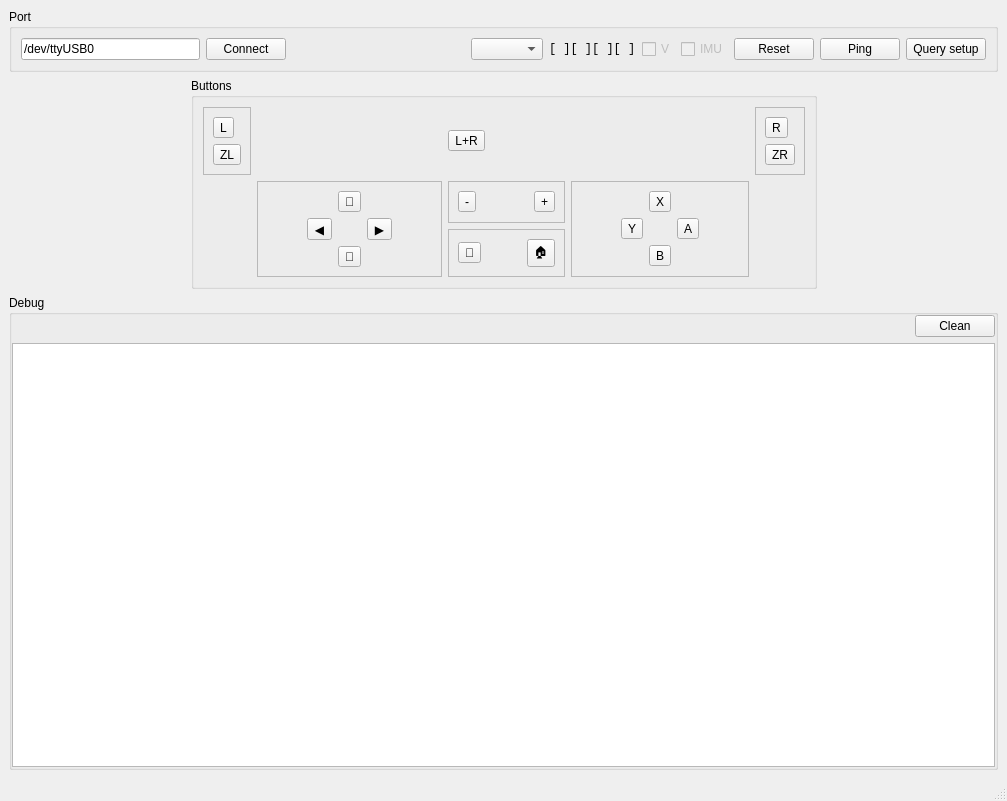
<?xml version="1.0" encoding="UTF-8"?>
<ui version="4.0">
 <class>NXUsbMain</class>
 <widget class="QMainWindow" name="NXUsbMain">
  <property name="geometry">
   <rect>
    <x>0</x>
    <y>0</y>
    <width>1007</width>
    <height>801</height>
   </rect>
  </property>
  <property name="windowTitle">
   <string>NXUsbMain</string>
  </property>
  <widget class="QWidget" name="centralwidget">
   <layout class="QGridLayout" name="gridLayout_5" rowstretch="0,0,0,10000">
    <item row="0" column="0" colspan="3">
     <widget class="QGroupBox" name="groupBox_3">
      <property name="title">
       <string>Port</string>
      </property>
      <layout class="QHBoxLayout" name="horizontalLayout" stretch="0,0,0,0,0,0,0,0,0,0">
       <item>
        <widget class="QLineEdit" name="serialPort">
         <property name="text">
          <string>/dev/ttyUSB0</string>
         </property>
        </widget>
       </item>
       <item>
        <widget class="QPushButton" name="doConnect">
         <property name="text">
          <string>Connect</string>
         </property>
        </widget>
       </item>
       <item>
        <spacer name="horizontalSpacer">
         <property name="orientation">
          <enum>Qt::Horizontal</enum>
         </property>
         <property name="sizeHint" stdset="0">
          <size>
           <width>134</width>
           <height>20</height>
          </size>
         </property>
        </spacer>
       </item>
       <item>
        <widget class="QComboBox" name="joysticks"/>
       </item>
       <item>
        <widget class="QLabel" name="playerId">
         <property name="font">
          <font>
           <family>Monospace</family>
          </font>
         </property>
         <property name="text">
          <string notr="true">[ ][ ][ ][ ]</string>
         </property>
        </widget>
       </item>
       <item>
        <widget class="QCheckBox" name="stateVibro">
         <property name="enabled">
          <bool>false</bool>
         </property>
         <property name="text">
          <string>V</string>
         </property>
        </widget>
       </item>
       <item>
        <widget class="QCheckBox" name="stateIMU">
         <property name="enabled">
          <bool>false</bool>
         </property>
         <property name="text">
          <string>IMU</string>
         </property>
        </widget>
       </item>
       <item>
        <widget class="QPushButton" name="cmdReset">
         <property name="text">
          <string>Reset</string>
         </property>
        </widget>
       </item>
       <item>
        <widget class="QPushButton" name="cmdPing">
         <property name="text">
          <string>Ping</string>
         </property>
        </widget>
       </item>
       <item>
        <widget class="QPushButton" name="querySetup">
         <property name="text">
          <string>Query setup</string>
         </property>
        </widget>
       </item>
      </layout>
     </widget>
    </item>
    <item row="1" column="0">
     <spacer name="horizontalSpacer_11">
      <property name="orientation">
       <enum>Qt::Horizontal</enum>
      </property>
      <property name="sizeHint" stdset="0">
       <size>
        <width>89</width>
        <height>20</height>
       </size>
      </property>
     </spacer>
    </item>
    <item row="1" column="1" rowspan="2">
     <widget class="QGroupBox" name="groupBox">
      <property name="title">
       <string>Buttons</string>
      </property>
      <layout class="QGridLayout" name="gridLayout_2">
       <item row="0" column="4">
        <widget class="QFrame" name="frame_2">
         <property name="frameShape">
          <enum>QFrame::StyledPanel</enum>
         </property>
         <property name="frameShadow">
          <enum>QFrame::Raised</enum>
         </property>
         <layout class="QVBoxLayout" name="verticalLayout">
          <item>
           <widget class="QToolButton" name="buttonR">
            <property name="text">
             <string>R</string>
            </property>
           </widget>
          </item>
          <item>
           <widget class="QToolButton" name="buttonZR">
            <property name="text">
             <string>ZR</string>
            </property>
           </widget>
          </item>
         </layout>
        </widget>
       </item>
       <item row="0" column="3">
        <spacer name="horizontalSpacer_5">
         <property name="orientation">
          <enum>Qt::Horizontal</enum>
         </property>
         <property name="sizeHint" stdset="0">
          <size>
           <width>40</width>
           <height>20</height>
          </size>
         </property>
        </spacer>
       </item>
       <item row="0" column="1">
        <spacer name="horizontalSpacer_4">
         <property name="orientation">
          <enum>Qt::Horizontal</enum>
         </property>
         <property name="sizeHint" stdset="0">
          <size>
           <width>40</width>
           <height>20</height>
          </size>
         </property>
        </spacer>
       </item>
       <item row="1" column="2">
        <widget class="QFrame" name="frame_5">
         <property name="frameShape">
          <enum>QFrame::StyledPanel</enum>
         </property>
         <property name="frameShadow">
          <enum>QFrame::Raised</enum>
         </property>
         <layout class="QHBoxLayout" name="horizontalLayout_2" stretch="0,100000,0">
          <item>
           <widget class="QToolButton" name="buttonMinus">
            <property name="text">
             <string>-</string>
            </property>
           </widget>
          </item>
          <item>
           <spacer name="horizontalSpacer_7">
            <property name="orientation">
             <enum>Qt::Horizontal</enum>
            </property>
            <property name="sizeHint" stdset="0">
             <size>
              <width>40</width>
              <height>20</height>
             </size>
            </property>
           </spacer>
          </item>
          <item>
           <widget class="QToolButton" name="buttonPlus">
            <property name="text">
             <string>+</string>
            </property>
           </widget>
          </item>
         </layout>
        </widget>
       </item>
       <item row="1" column="3" rowspan="2">
        <widget class="QFrame" name="frame">
         <property name="sizePolicy">
          <sizepolicy hsizetype="MinimumExpanding" vsizetype="MinimumExpanding">
           <horstretch>0</horstretch>
           <verstretch>0</verstretch>
          </sizepolicy>
         </property>
         <property name="frameShape">
          <enum>QFrame::StyledPanel</enum>
         </property>
         <property name="frameShadow">
          <enum>QFrame::Raised</enum>
         </property>
         <layout class="QGridLayout" name="gridLayout_3">
          <property name="sizeConstraint">
           <enum>QLayout::SetMinimumSize</enum>
          </property>
          <item row="1" column="3">
           <widget class="QToolButton" name="buttonA">
            <property name="text">
             <string>A</string>
            </property>
           </widget>
          </item>
          <item row="0" column="2">
           <widget class="QToolButton" name="buttonX">
            <property name="text">
             <string>X</string>
            </property>
           </widget>
          </item>
          <item row="1" column="1">
           <widget class="QToolButton" name="buttonY">
            <property name="text">
             <string>Y</string>
            </property>
           </widget>
          </item>
          <item row="1" column="0">
           <spacer name="horizontalSpacer_9">
            <property name="orientation">
             <enum>Qt::Horizontal</enum>
            </property>
            <property name="sizeHint" stdset="0">
             <size>
              <width>40</width>
              <height>20</height>
             </size>
            </property>
           </spacer>
          </item>
          <item row="2" column="2">
           <widget class="QToolButton" name="buttonB">
            <property name="text">
             <string>B</string>
            </property>
           </widget>
          </item>
          <item row="1" column="4">
           <spacer name="horizontalSpacer_10">
            <property name="orientation">
             <enum>Qt::Horizontal</enum>
            </property>
            <property name="sizeHint" stdset="0">
             <size>
              <width>40</width>
              <height>20</height>
             </size>
            </property>
           </spacer>
          </item>
         </layout>
        </widget>
       </item>
       <item row="1" column="1" rowspan="2">
        <widget class="QFrame" name="frame_4">
         <property name="sizePolicy">
          <sizepolicy hsizetype="MinimumExpanding" vsizetype="MinimumExpanding">
           <horstretch>0</horstretch>
           <verstretch>0</verstretch>
          </sizepolicy>
         </property>
         <property name="frameShape">
          <enum>QFrame::StyledPanel</enum>
         </property>
         <property name="frameShadow">
          <enum>QFrame::Raised</enum>
         </property>
         <layout class="QGridLayout" name="gridLayout_4">
          <item row="1" column="0">
           <spacer name="horizontalSpacer_2">
            <property name="orientation">
             <enum>Qt::Horizontal</enum>
            </property>
            <property name="sizeHint" stdset="0">
             <size>
              <width>40</width>
              <height>20</height>
             </size>
            </property>
           </spacer>
          </item>
          <item row="2" column="2">
           <widget class="QToolButton" name="buttonDDown">
            <property name="text">
             <string>🔽</string>
            </property>
           </widget>
          </item>
          <item row="1" column="1">
           <widget class="QToolButton" name="buttonDLeft">
            <property name="text">
             <string>◀️</string>
            </property>
           </widget>
          </item>
          <item row="1" column="3">
           <widget class="QToolButton" name="buttonDRight">
            <property name="text">
             <string>▶️</string>
            </property>
           </widget>
          </item>
          <item row="0" column="2">
           <widget class="QToolButton" name="buttonDUp">
            <property name="text">
             <string>🔼</string>
            </property>
           </widget>
          </item>
          <item row="1" column="4">
           <spacer name="horizontalSpacer_8">
            <property name="orientation">
             <enum>Qt::Horizontal</enum>
            </property>
            <property name="sizeHint" stdset="0">
             <size>
              <width>40</width>
              <height>20</height>
             </size>
            </property>
           </spacer>
          </item>
         </layout>
        </widget>
       </item>
       <item row="2" column="2">
        <widget class="QFrame" name="frame_6">
         <property name="frameShape">
          <enum>QFrame::StyledPanel</enum>
         </property>
         <property name="frameShadow">
          <enum>QFrame::Raised</enum>
         </property>
         <layout class="QHBoxLayout" name="horizontalLayout_3">
          <item>
           <widget class="QToolButton" name="buttonCapture">
            <property name="text">
             <string>📸</string>
            </property>
           </widget>
          </item>
          <item>
           <spacer name="horizontalSpacer_6">
            <property name="orientation">
             <enum>Qt::Horizontal</enum>
            </property>
            <property name="sizeHint" stdset="0">
             <size>
              <width>40</width>
              <height>20</height>
             </size>
            </property>
           </spacer>
          </item>
          <item>
           <widget class="QToolButton" name="buttonHome">
            <property name="text">
             <string>🏠</string>
            </property>
           </widget>
          </item>
         </layout>
        </widget>
       </item>
       <item row="0" column="0">
        <widget class="QFrame" name="frame_3">
         <property name="frameShape">
          <enum>QFrame::StyledPanel</enum>
         </property>
         <property name="frameShadow">
          <enum>QFrame::Raised</enum>
         </property>
         <layout class="QVBoxLayout" name="verticalLayout_2">
          <item>
           <widget class="QToolButton" name="buttonL">
            <property name="text">
             <string>L</string>
            </property>
           </widget>
          </item>
          <item>
           <widget class="QToolButton" name="buttonZL">
            <property name="text">
             <string>ZL</string>
            </property>
           </widget>
          </item>
         </layout>
        </widget>
       </item>
       <item row="0" column="2">
        <widget class="QToolButton" name="buttonsLpR">
         <property name="text">
          <string>L+R</string>
         </property>
        </widget>
       </item>
      </layout>
     </widget>
    </item>
    <item row="2" column="2">
     <spacer name="horizontalSpacer_12">
      <property name="orientation">
       <enum>Qt::Horizontal</enum>
      </property>
      <property name="sizeHint" stdset="0">
       <size>
        <width>89</width>
        <height>20</height>
       </size>
      </property>
     </spacer>
    </item>
    <item row="3" column="0" colspan="3">
     <widget class="QGroupBox" name="groupBox_2">
      <property name="title">
       <string>Debug</string>
      </property>
      <layout class="QGridLayout" name="gridLayout">
       <property name="leftMargin">
        <number>0</number>
       </property>
       <property name="topMargin">
        <number>0</number>
       </property>
       <property name="rightMargin">
        <number>0</number>
       </property>
       <property name="bottomMargin">
        <number>0</number>
       </property>
       <item row="0" column="1">
        <widget class="QPushButton" name="clearLog">
         <property name="text">
          <string>Clean</string>
         </property>
        </widget>
       </item>
       <item row="0" column="0">
        <spacer name="horizontalSpacer_3">
         <property name="orientation">
          <enum>Qt::Horizontal</enum>
         </property>
         <property name="sizeHint" stdset="0">
          <size>
           <width>40</width>
           <height>20</height>
          </size>
         </property>
        </spacer>
       </item>
       <item row="1" column="0" colspan="2">
        <widget class="QPlainTextEdit" name="debugOut">
         <property name="readOnly">
          <bool>true</bool>
         </property>
        </widget>
       </item>
      </layout>
     </widget>
    </item>
   </layout>
  </widget>
  <widget class="QMenuBar" name="menubar">
   <property name="geometry">
    <rect>
     <x>0</x>
     <y>0</y>
     <width>1007</width>
     <height>20</height>
    </rect>
   </property>
  </widget>
  <widget class="QStatusBar" name="statusbar"/>
 </widget>
 <resources/>
 <connections/>
</ui>
